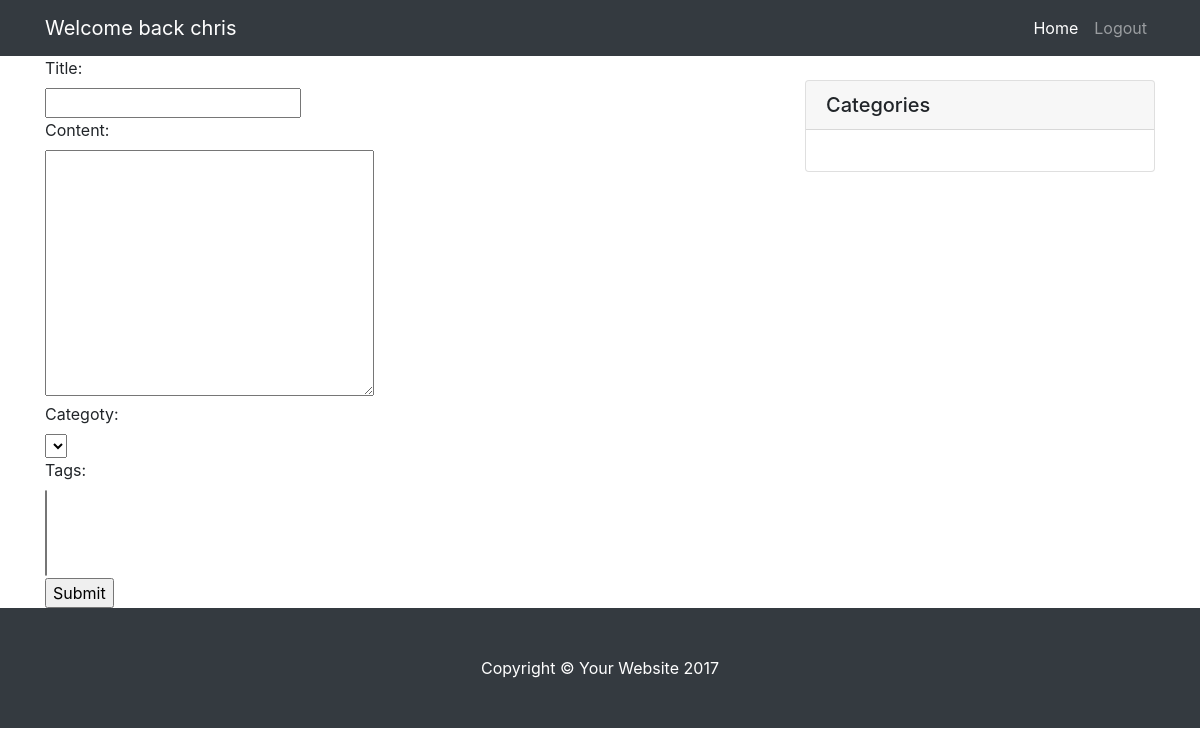
Page /b/create/ (signed in) on the earlier database version.
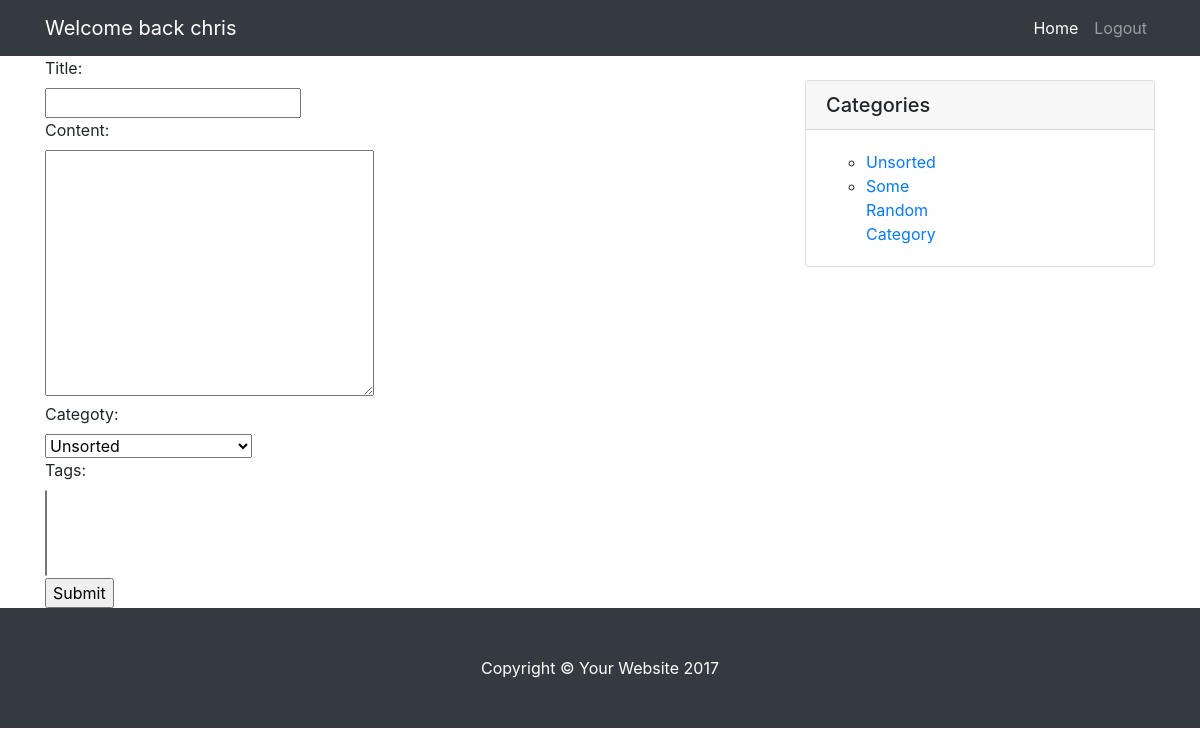
Same page on the later database version.
### blog/models.py (models this page shows, shortened)
class Category(models.Model):
    name = models.CharField(max_length=50)
    slug = models.SlugField(blank=True, null=True, unique=True)
    class Meta:
        verbose_name_plural = 'Categories'

### blog/views.py (the view, shortened to what this page needs)
# urls.py: path('b/create/', b_views.create_blog, name='create_blog'),
@login_required
def create_blog(request):
    form = BlogModelForm(request.POST or None)
    return render(request, 'blog/submit_blog.html', {
        'tag': Tag.objects.all(),
        'cat': Category.objects.all(),
        'form': form
    })

### blog/forms.py
class BlogModelForm(forms.ModelForm):
    class Meta:
        model = Blog
        fields = ['title', 'content', 'category']

### blog/templatetags/blog_tags.py (called while the page is built)
@register.simple_tag
def category_list():
    cat = Category.objects.all()
    html = render_to_string('blog/_category_list.html', {'cat': cat})
    return mark_safe(html)

### blog/templates/blog/submit_blog.html (shortened to what this page needs)
{% extends 'base.html' %}
{% block content %}
    <div class="row">
        <div class="col-lg-8">
            <form action="{% url 'create_blog' %}" method="post" enctype="multipart/form-data">
                <label for="title">Title:</label><br>
                <input type="text" name="title" id="title">
                <br>
                <label for="content">Content:</label><br>
                <textarea name="content" id="content" cols="30" rows="10"></textarea>
                <br>
                <label for="category">Categoty:</label><br>
                <select name="category" id="category">
                    {% for c in cat %}
                        <option value="{{ c.slug }}">{{ c.name }}</option>
                    {% endfor %}
                </select>
                <br>
                <label for="tags">Tags:</label><br>
                <select name="tags" id="tags" multiple>
                </select>
                <br>
                <input type="submit" value="Submit" id="subBtn">
            </form>
        </div>
        {% include '_side_bar.html' %}
    </div>
{% endblock %}

### blog/templates/blog/_category_list.html
<ul>
    {% for c in cat %}
        <li>
            <a href="{% url 'category_list' c.slug %}">{{ c.name }}</a>
        </li>
    {% endfor %}
</ul>

Differences in the rows shown:
added Category: name "Unsorted"
added Category: name "Some Random Category"
Other differences:
form field category: (not shown) → "Unsorted"
